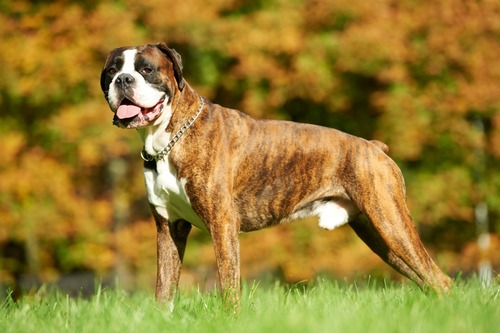
#> input picture Dataset/Lost_Dogs/Boxer/BX2.jpg, 500 x 333 px, given as the content of the folder Dataset/Lost_Dogs/Boxer/BX2.jpg, which was not available
$ jupyter execute --allow-errors Main_Code_I.ipynb   (shell and % lines are left out)   (text cells are left out)
#> lines starting #> are read from the running program, lines starting #| are printed output that depends on the picture; long printed decimals are rounded; pictures that were not available may be replaced by others from this repository, and a replacement may not be noted
#> the answer given: 1
#> the answer given: Dataset/Lost_Dogs/Boxer/BX2.jpg
[cell 1]
import numpy as np
import pandas as pd
import matplotlib.pyplot as plt
import sklearn
from sklearn.cluster import KMeans
from collections import Counter
from skimage.color import rgb2lab, deltaE_cie76
import cv2
import os, requests
import copy
import pandas as pd
from statistics import mean
from numpy.ma.core import append
import glob
from IPython.display import Image, display
from numpy.ma.core import append
from statistics import mean
import copy
import random
from google.colab.patches import cv2_imshow

[cell 2]
def show_create_folder(path):
#> called with path = 'Dataset/Lost_Dogs/Boxer/BX2.jpg'
  files_names = os.listdir(path)

  new_folder_path = "/content/Images_Dogs"
  if not os.path.exists(new_folder_path):
    os.makedirs(new_folder_path)

  cont = 0
  for file_name in files_names:
    if file_name.split(".")[-1]not in ["jpg", "png", "jpeg"]:
      continue
    image_path = path + "/" + file_name
    print(image_path)
    image = cv2.imread(image_path)
#> image is the input picture: shape (333, 500, 3); mean B, G, R 49.1, 125.5, 151.1
    if image is None:
      continue

    cv2.imwrite(new_folder_path +"/image" + str(cont)+".jpg", image)
    cont += 1

[cell 3]
def breed_yolo():
  # For a golden retriever
  !python /content/Project_Alpha_Vision/Detection_Breed/detect_lost_golden.py --weights /content/Project_Alpha_Vision/dog_models/golden.pt --img 416 --conf 0.1 --source  /content/Images_Dogs

  # For a Pug
  !python /content/Project_Alpha_Vision/Detection_Breed/detect_lost_pug.py --weights /content/Project_Alpha_Vision/dog_models/pug_model.pt --img 416 --conf 0.1 --source /content/Images_Dogs

  # For a German Shepherd
  !python /content/Project_Alpha_Vision/Detection_Breed/detect_lost_german.py --weights /content/Project_Alpha_Vision/dog_models/german_shepherd_model.pt --img 416 --conf 0.1 --source /content/Images_Dogs

  # For a Chihuahua
  !python /content/Project_Alpha_Vision/Detection_Breed/detect_lost_chihuahua.py --weights /content/Project_Alpha_Vision/dog_models/chihuahua_model.pt --img 416 --conf 0.1 --source /content/Images_Dogs

  # For a Husky Siveriano
  #!python /content/Project_Alpha_Vision/Detection_Breed/detect_lost_siveriano.py --weights /content/Project_Alpha_Vision/dog_models/siberian_husky_model.pt --img 416 --conf 0.1 --source /content/Images_Dogs

  #For a Boxer
  #!python /content/Project_Alpha_Vision/Detection_Breed/detect_lost_boxer.py --weights /content/Project_Alpha_Vision/dog_models/boxer_model.pt --img 416 --conf 0.1 --source /content/Images_Dogs

  # For a San Berbardo
  !python /content/Project_Alpha_Vision/Detection_Breed/detect_lost_sanbernardo.py --weights /content/Project_Alpha_Vision/dog_models/saint_bernard_model.pt --img 416 --conf 0.1 --source /content/Images_Dogs

  # For a Schauzer
  !python /content/Project_Alpha_Vision/Detection_Breed/detect_lost_schnauzer.py --weights /content/Project_Alpha_Vision/dog_models/schnauzer_model.pt --img 416 --conf 0.1 --source /content/Images_Dogs

[cell 4]
def determine_breed():
  folders = ['Boxer','Chihuahua','German_Shepherd','Golden_Retriever','Pug','San_Bernardo','Schnauser','Husky_Siveriano']
  breed = np.zeros(len(folders))
  for i in range(len(folders)):
    for imageName in glob.glob('/content/Project_Alpha_Vision/Find/'+folders[i]+'/*.jpg'): #assuming JPG
      breed[i] = breed[i] + 1
      display(Image(filename=imageName, width = 300, height = 200))
      print("\n")

  max_value = None
  max_idx = None
  for idx, num in enumerate(breed):
      if (max_value is None or num > max_value):
          max_value = num
          max_idx = idx

  return max_value, max_idx, folders[max_idx]

[cell 5]
def RGB2HEX(color):
    return "#{:02x}{:02x}{:02x}".format(int(color[0]), int(color[1]), int(color[2]))

[cell 6]
def color_determination(imagename):
#> called with imagename = 'Dataset/Lost_Dogs/Chihuahua/024536.jpg'
  image = cv2.imread(imagename)
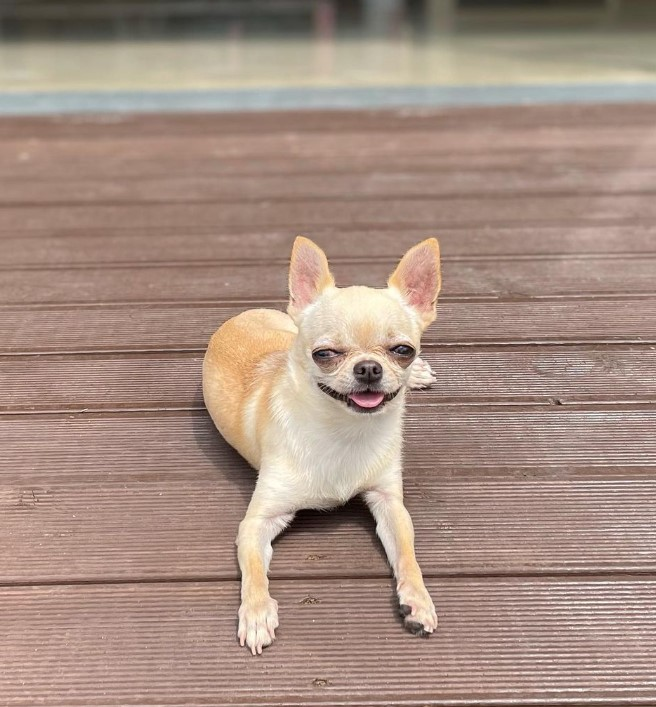
#> input picture Dataset/Lost_Dogs/Chihuahua/024536.jpg, 656 x 707 px
#> image is the input picture: shape (707, 656, 3); mean B, G, R 130.4, 142.9, 166.6
  image = cv2.cvtColor(image, cv2.COLOR_BGR2RGB)
  number_of_colors = 1
  modified_image = image.reshape(image.shape[0]*image.shape[1], 3)
  clf = KMeans(n_clusters = number_of_colors)
  labels = clf.fit_predict(modified_image)

  counts = Counter(labels)
#> counts = {0: 463792}

  center_colors = clf.cluster_centers_
  # We get ordered colors by iterating through the keys
  ordered_colors = [center_colors[i] for i in counts.keys()]
#> ordered_colors = [[166.6, 142.9, 130.4]]
  hex_colors = [RGB2HEX(ordered_colors[i]) for i in counts.keys()]
#> hex_colors = ['#a68e82']
  rgb_colors = [ordered_colors[i] for i in counts.keys()]
#> rgb_colors = [[166.6, 142.9, 130.4]]
#> `rgb_values = determine_color(dog_breed[0], dog_breed[2])`: rgb_values = [[166.6, 142.9, 130.4], [96.28, 134.1, 68.72]]
#| [[166.568 142.869 130.380]
#|  [ 96.279 134.104  68.720 ]]
#> `RMX = max(rgb_values[0:int(dog_breed[0]),0])`: RMX = 166.6
#> `GMX = max(rgb_values[0:int(dog_breed[0]),1])`: GMX = 142.9
#> `BMX = max(rgb_values[0:int(dog_breed[0]),2])`: BMX = 130.4
#> `RMN = min(rgb_values[0:int(dog_breed[0]),0])`: RMN = 96.28
#> `GMN = min(rgb_values[0:int(dog_breed[0]),1])`: GMN = 134.1
#> `BMN = min(rgb_values[0:int(dog_breed[0]),2])`: BMN = 68.72
#> `R = mean(rgb_values[0:int(dog_breed[0]),0])`: R = 131.4
#> `G = mean(rgb_values[0:int(dog_breed[0]),1])`: G = 138.5
#> `B = mean(rgb_values[0:int(dog_breed[0]),2])`: B = 99.55

  #plt.title('Color Detection', fontsize=20)
  #plt.pie(counts.values(), labels = hex_colors, colors = hex_colors)

  return rgb_colors

[cell 7]
def determine_color(n_images, breed):
  fils = int(n_images)
  colors = np.zeros((fils,3))
  cont = 0
  for imageName in glob.glob('/content/Project_Alpha_Vision/Find/'+breed+'/*.jpg'):
    colors[cont:cont+1] = color_determination(imageName)
    cont = cont + 1

  return colors

[cell 8]
def found_colors_dataset(image_type, breed, RMAX, GMAX, BMAX, RMIN, GMIN, BMIN):

  new_folder_path = "/content/Images_Dogs_Colors"
  if not os.path.exists(new_folder_path):
    os.makedirs(new_folder_path)

  colors = np.zeros((1,3))
  cont = 0
  for imageName in glob.glob('/content/Project_Alpha_Vision/Dataset/'+image_type+'/'+breed+'/*.jpg'):
    colors[0:] = color_determination(imageName)

    image = cv2.imread(imageName)
    if colors[0,0] > RMIN-20 and colors[0,0] < RMAX+20:
      if colors[0,1] > GMIN-20 and colors[0,1] < GMAX+20:
        if colors[0,2] > BMIN-20 and colors[0,2] < BMAX+20:
          cv2.imwrite(new_folder_path +"/image" + str(cont)+".jpg", image)
          cont += 1

  if  cont > 0:
    for imageName2 in glob.glob(new_folder_path+'/*.jpg'):
      display(Image(filename=imageName2, width = 300, height = 200))
      print("\n")

[cell 9]
def surf_feature_extraction(training_image, query_image):
  # Convert the training image to gray scale
  training_gray = cv2.cvtColor(training_image, cv2.COLOR_BGR2GRAY)
  # Convert the query image to gray scale
  query_gray = cv2.cvtColor(query_image, cv2.COLOR_BGR2GRAY)

  # Initiate SIFT detector
  surf = cv2.xfeatures2d.SURF_create()
  # find the keypoints and descriptors with SIFT
  keypoints_train, descriptors_train = surf.detectAndCompute(training_gray, None)
  keypoints_query, descriptors_query = surf.detectAndCompute(query_gray, None)

  # FLANN parameters
  FLANN_INDEX_KDTREE = 1
  index_params = dict (algorithm = FLANN_INDEX_KDTREE, trees = 5)
  search_params = dict (checks = 30)

  flann = cv2.FlannBasedMatcher(index_params,search_params)
  matches = flann.knnMatch(descriptors_train, descriptors_query, k = 2)

  # This value defines the minimum number of matches
  Min_Match = 5

  #This vector store all the good matches
  good = []
  for m,n in matches:
    if m.distance < 0.5*n.distance:
      good.append(m)

    # We verify if we have enough coincidences (more than 10), if so we extract the locations of the key points that coincide in both images
    if len(good) > Min_Match:
      src_pts = np.float32([ keypoints_train[m.queryIdx].pt for m in good ]).reshape(-1,1,2)
      dst_pts = np.float32([ keypoints_query[m.trainIdx].pt for m in good ]).reshape(-1,1,2)

      M, mask = cv2.findHomography(src_pts, dst_pts, cv2.RANSAC,5.0) # Extract the locations of the key points that coincide in both images
      matchesMask = mask.ravel().tolist()

      h,w = training_gray.shape
      pts = np.float32([ [0,0],[0,h-1],[w-1,h-1],[w-1,0] ]).reshape(-1,1,2)
      dst = cv2.perspectiveTransform(pts,M) # We do a perspective transform

      query_gray = cv2.polylines(query_gray,[np.int32(dst)],True,255,3, cv2.LINE_AA) # We use this OpenCV function to draw several lines at the same time

    else:
      matchesMask = None

    draw_params = dict(matchColor = (0,255,255),singlePointColor = None, matchesMask = matchesMask,flags = 2)

  result = cv2.drawMatches(training_image, keypoints_train, query_image, keypoints_query, good, None, **draw_params)
  n_matching = len(good)

  return result, n_matching

[cell 10]
def feature_extraction_prepros(breed):
#> called with breed = 'Chihuahua'
  filenames = []
  images = []

  # The images in the github repository
  for filename in os.listdir('/content/Project_Alpha_Vision/Find/'+breed+'/'):
    if filename.split(".")[-1]not in ["jpg", "png", "jpeg"]:
      continue
    filenames.append(filename)
    image = cv2.imread('/content/Project_Alpha_Vision/Find/'+breed+'/'+filename)
    image = cv2.cvtColor(image,cv2.COLOR_BGR2RGB)
    images.append(image)

  num_images = len(images)

  # Dogs
  for i in range(num_images):
      index = i
      image = images[index]
      filename = filenames[index]
#> this loop made 2 passes
#> pass 2, in feature_extraction_prepros, `image = images[index]`:
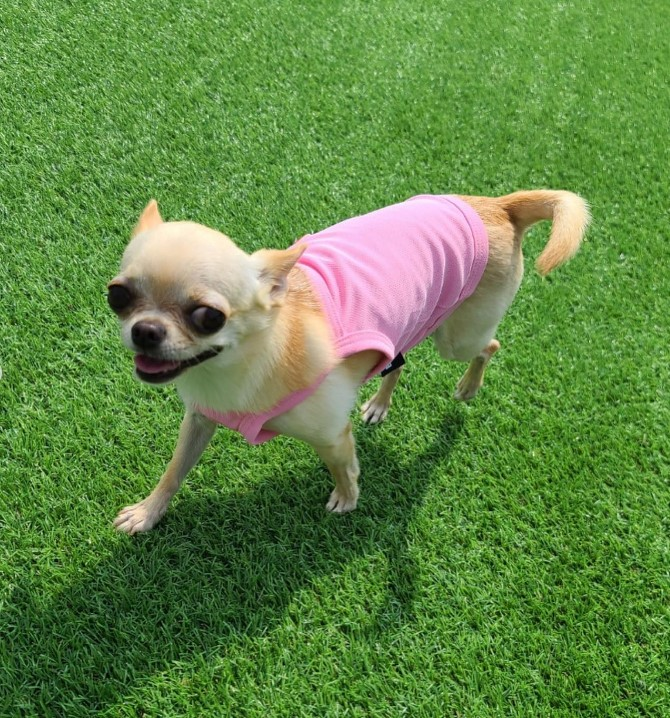
#> image: shape (718, 670, 3); mean R, G, B 96.3, 134.1, 68.7

  return filenames, images, num_images

[cell 11]
def run_extraction(filenames, images, Dog_image, num_images):
  threshold = np.zeros(len(images))
  for index in range(num_images):
    filename = filenames[index]
    result_surf = surf_feature_extraction(Dog_image, images[index])
    plt.figure(figsize = (25, 50))
    plt.title(filename)
    plt.imshow(result_surf[0]),plt.show()
    threshold[index] = result_surf[1]

  return sum(threshold)

[cell 12]
def feature_extraction(filenames, images,num_images):

#> called with num_images = 2
  new_folder_path = "/content/Feature_extraction_Posibles"
  if not os.path.exists(new_folder_path):
    os.makedirs(new_folder_path)

  cont = 0
  for imageName in glob.glob('/content/Images_Dogs_Colors/*.jpg'):
    Dog_image = cv2.imread(imageName)
    image = cv2.imread(imageName)
    Dog_image  = cv2.cvtColor(Dog_image , cv2.COLOR_BGR2RGB)

    matches = run_extraction(filenames, images, Dog_image, num_images)
#> the loop in run_extraction, `for index in range(num_images):` made 1 pass
#> pass 1, in surf_feature_extraction, `training_gray = cv2.cvtColor(training_image, cv2.COLOR_BGR2GRAY)`:
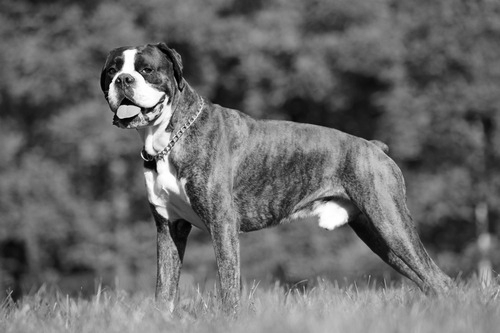
#> training_gray: shape (333, 500); min 0, max 255, mean 105.5
#> pass 1, in surf_feature_extraction, `query_gray = cv2.cvtColor(query_image, cv2.COLOR_BGR2GRAY)`:
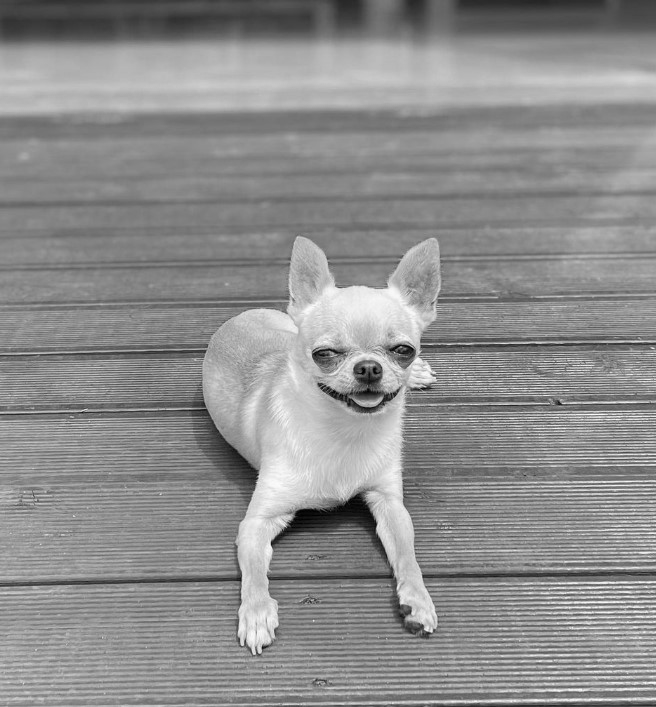
#> query_gray: shape (707, 656); min 1, max 253, mean 141.8

    if matches > 2:
      cv2.imwrite(new_folder_path +"/image" + str(cont)+".jpg", image)
      cont += 1

  for imageName in glob.glob(new_folder_path+'/*.jpg'): #assuming JPG
    display(Image(filename=imageName, width = 300, height = 200))
    print("\n")

[cell 13]
def program_reset():
  folders = ['Boxer','Chihuahua','German_Shepherd','Golden_Retriever','Pug','San_Bernardo','Schnauser','Husky_Siveriano']
  for i in range(len(folders)):
    for imageName in glob.glob('/content/Project_Alpha_Vision/Find/'+folders[i]+'/*.jpg'):
      if os.path.exists(imageName):
        os.remove(imageName)
      else:
        continue

  for imageName in glob.glob('/content/Feature_extraction_Posibles/*.jpg'):
    if os.path.exists(imageName):
      os.remove(imageName)
    else:
        continue

  for imageName in glob.glob('/content/Images_Dogs/*.jpg'):
    if os.path.exists(imageName):
      os.remove(imageName)
    else:
        continue

  for imageName in glob.glob('/content/Images_Dogs_Colors/*.jpg'):
    if os.path.exists(imageName):
      os.remove(imageName)
    else:
        continue

[cell 14]
def copy_images(type_image, breed):
  for imageName in glob.glob('/content/Project_Alpha_Vision/Find/'+breed+'/*.jpg'):
    image = cv2.imread(imageName)
    cv2.imwrite("/content/Project_Alpha_Vision/Dataset/"+type_image+"/"+breed+"/"+str(random.randint(10,200000))+".jpg", image)

[cell 15]
menu = int(input("Main Menu: \n 1- I want to search for my dog \n 2- I want to report a possible lost dog \n 0- Exit \n"))
#> (the rest of this cell did not finish here and is left out)
